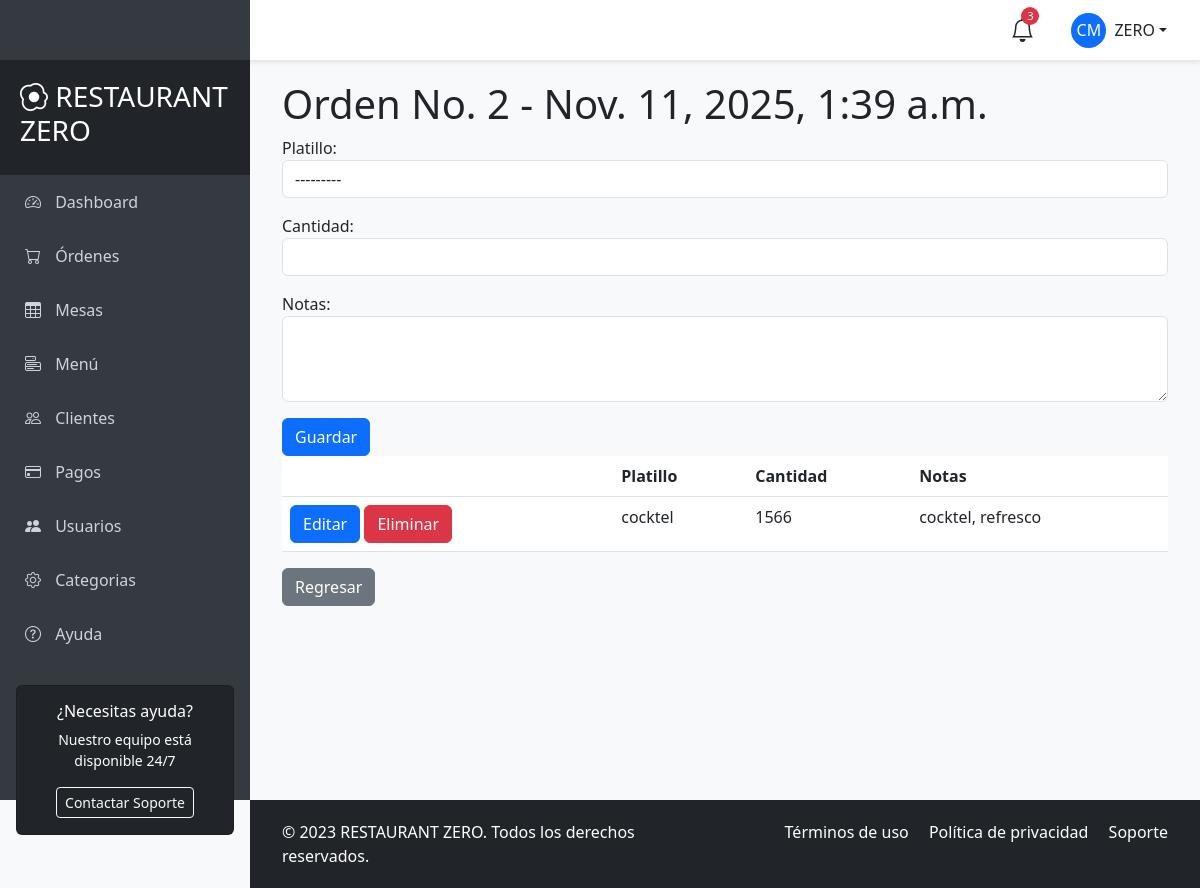
Screenshot of /ordenes/ordenes/2/detalles/ (signed in) with the database file from the repository.
### apps/accounts/models.py (models this page shows)
class AppUser(AbstractUser):
    pass

### apps/ordenes/models.py (models this page shows, shortened)
class Orden(models.Model):
    empleado = models.ForeignKey(AppUser, on_delete=models.CASCADE, related_name='ordenes')
    mesa = models.ForeignKey(Mesa, on_delete=models.CASCADE, related_name='ordenes')
    fecha_hora = models.DateTimeField(auto_now_add=True)
    estatus = models.CharField(max_length=50, default='pendiente')

class OrdenDetalle(models.Model):
    orden = models.ForeignKey(Orden, on_delete=models.CASCADE, related_name='detalles')
    platillo = models.ForeignKey(Platillo, on_delete=models.CASCADE, related_name='detalles')
    cantidad = models.IntegerField()
    notas = models.TextField(blank=True, null=True)
    precio_unitario = models.DecimalField(max_digits=10, decimal_places=2)

### apps/platillos/models.py (models this page shows)
class Platillo(models.Model):
    nombre = models.CharField(max_length=200)
    descripcion = models.TextField()
    precio = models.DecimalField(max_digits=10, decimal_places=2)
    categoria = models.ForeignKey(Categoria, on_delete=models.CASCADE, related_name='platillos')
    def __str__(self):
        return self.nombre

### apps/ordenes/views.py (the view, shortened to what this page needs)
# urls.py: path('ordenes/<int:orden_id>/detalles/', views.OrdenDetalleView.as_view(), name='ordenes_detalle_list'),
class OrdenDetalleView(LoginRequiredMixin, ListView):
    model = OrdenDetalle
    template_name = 'ordenes/orden_detalle_list.html'
    context_object_name = 'orden_detalles'
    def get_context_data(self, **kwargs):
        context = super().get_context_data(**kwargs)
        context['orden'] = Orden.objects.get(id=self.kwargs.get('orden_id'))
        context['form'] = OrdenDetalleForm(initial={'orden_id': self.kwargs.get('orden_id')})
        return context
    def get_queryset(self):
        orden_id = self.kwargs.get('orden_id')
        return OrdenDetalle.objects.filter(orden__id=orden_id)

### apps/ordenes/forms.py
class OrdenDetalleForm(forms.Form):
    platillo = forms.ModelChoiceField(queryset=Platillo.objects.all(), widget=forms.Select(attrs={'class': 'form-control'}))
    cantidad = forms.IntegerField(widget=forms.NumberInput(attrs={'class': 'form-control'}))
    notas = forms.CharField(widget=forms.Textarea(attrs={'class': 'form-control', 'rows': 3}), required=False)
    orden_id = forms.IntegerField(widget=forms.HiddenInput())

### templates/ordenes/orden_detalle_list.html (shortened to what this page needs)
{% extends 'main/base_user.html' %}
{% block content %}
<h1>Orden No. {{ orden.id }} - {{ orden.fecha_hora }}</h1>
<form action="{% url 'ordenes:ordenes_detalle_list' orden.id %}" method="post">
    {{ form.as_p }}
    <button type="submit" class="btn btn-primary">Guardar</button>
</form>
<table class="table">
    <thead>
        <tr>
            <th></th>
            <th>Platillo</th>
            <th>Cantidad</th>
            <th>Notas</th>
        </tr>
    </thead>
    <tbody>
        {% for detalle in orden_detalles %}
        <tr>
            <td>
                <a class="btn btn-primary" href="{% url 'ordenes:ordenes_detalle_update' detalle.id %}">Editar</a>
                <a class="btn btn-danger" href="{% url 'ordenes:ordenes_detalle_delete' detalle.id %}">Eliminar</a>
            </td>
            <td>{{detalle.platillo.nombre}}</td>
            <td>{{detalle.cantidad}}</td>
            <td>{{detalle.notas}}</td>
        </tr>
        {% endfor %}
    </tbody>
</table>
<a href="{% url 'ordenes:ordenes_list' %}" class="btn btn-secondary">Regresar</a>
{% endblock %}

### templates/main/base_user.html (shortened to what this page needs)
<!DOCTYPE html>
<html lang="es">
<head>
    <link href="https://cdn.jsdelivr.net/npm/bootstrap@5.3.0/dist/css/bootstrap.min.css" rel="stylesheet">
    <link rel="stylesheet" href="https://cdn.jsdelivr.net/npm/bootstrap-icons@1.10.0/font/bootstrap-icons.css">
</head>
<body>
    <nav id="sidebar">
        <div class="sidebar-header">
            <h3><i class="bi bi-egg-fried"></i> RESTAURANT ZERO</h3>
        </div>
        <ul class="list-unstyled">
            <li class="active"><a href="#"><i class="bi bi-speedometer2"></i> Dashboard</a></li>
            <li><a href="{% url 'ordenes:ordenes_list' %}"><i class="bi bi-cart"></i> Órdenes</a></li>
            <li><a href="{% url 'ordenes:mesas_list' %}"><i class="bi bi-table"></i> Mesas</a></li>
            <li><a href="{% url 'platillos:platillos_list' %}"><i class="bi bi-menu-button"></i> Menú</a></li>
            <li><a href="#"><i class="bi bi-people"></i> Clientes</a></li>
            <li><a href="{% url 'ordenes:pagos_list' %}"><i class="bi bi-credit-card"></i> Pagos</a></li>
            <li><a href="{% url 'accounts:user_list' %}"><i class="bi bi-people-fill"></i> Usuarios</a> </li>
            <li><a href="{% url 'platillos:categoria_list' %}"><i class="bi bi-gear"></i> Categorias</a></li>
            <li><a href="#"><i class="bi bi-question-circle"></i> Ayuda</a></li>
        </ul>
        <div class="px-3 mt-4">
            <div class="card bg-dark text-white">
                <div class="card-body text-center">
                    <h6>¿Necesitas ayuda?</h6>
                    <p class="small">Nuestro equipo está disponible 24/7</p>
                    <button class="btn btn-sm btn-outline-light">Contactar Soporte</button>
                </div>
            </div>
        </div>
    </nav>
    <header id="header" class="d-flex align-items-center justify-content-between">
        <button type="button" id="sidebarCollapse" class="btn">
        </button>
        <div class="d-flex align-items-center">
            <div class="position-relative me-4">
                <i class="bi bi-bell fs-4"></i>
                <span class="notification-badge">3</span>
            </div>
            <div class="dropdown">
                <button class="btn dropdown-toggle d-flex align-items-center" type="button" id="userDropdown" data-bs-toggle="dropdown" aria-expanded="false">
                    <div class="rounded-circle bg-primary d-flex align-items-center justify-content-center me-2" style="width: 35px; height: 35px;">
                        <span class="text-white">CM</span>
                    </div>
                    {{ request.user.username }}
                </button>
            </div>
        </div>
    </header>
    <div id="content">
        <div class="container-fluid">
            {% block content %}
            {% endblock %}
        </div>
    </div>
    <footer id="footer" class="bg-dark text-white">
        <div class="container-fluid">
            <div class="row">
                <div class="col-md-6">
                    <p class="mb-0">&copy; 2023 RESTAURANT ZERO. Todos los derechos reservados.</p>
                </div>
                <div class="col-md-6 text-md-end">
                    <p class="mb-0">
                        <a href="#" class="text-white text-decoration-none me-3">Términos de uso</a>
                        <a href="#" class="text-white text-decoration-none me-3">Política de privacidad</a>
                        <a href="#" class="text-white text-decoration-none">Soporte</a>
                    </p>
                </div>
            </div>
        </div>
    </footer>
</body>
</html>

### templates/main/base_user.html (style rules this page uses)
:root { --primary-color: #dc3545; --secondary-color: #ffc107; --sidebar-width: 250px; --header-height: 60px; }
body { font-family: 'Segoe UI', Tahoma, Geneva, Verdana, sans-serif; background-color: #f8f9fa; overflow-x: hidden; }
#sidebar { height: 100vh; width: var(--sidebar-width); position: fixed; top: 0; left: 0; background-color: #343a40; color: white; padding-top: var(--header-height); transition: all 0.3s; z-index: 1000; }
#sidebar .sidebar-header { padding: 20px; background-color: #212529; }
#sidebar ul li a { padding: 15px 25px; display: block; color: #ced4da; text-decoration: none; transition: all 0.3s; }
#sidebar ul li a i { margin-right: 10px; width: 20px; text-align: center; }
#header { height: var(--header-height); position: fixed; top: 0; left: 0; right: 0; background-color: white; box-shadow: 0 2px 5px rgba(0,0,0,0.1); z-index: 900; padding: 0 20px; }
#sidebarCollapse { background: transparent; border: none; color: var(--primary-color); font-size: 1.5rem; }
#content { margin-left: var(--sidebar-width); padding: 20px; padding-top: calc(var(--header-height) + 20px); transition: all 0.3s; min-height: 100vh; }
#footer { background-color: #343a40; color: white; padding: 20px; margin-left: var(--sidebar-width); transition: all 0.3s; }
.notification-badge { position: absolute; top: -5px; right: -5px; background-color: var(--primary-color); color: white; border-radius: 50%; width: 18px; height: 18px; font-size: 0.7rem; display: flex; align-items: center; justify-content: center; }

### rows the page displays
AppUser: user.username "ZERO"
Orden: id "2", fecha_hora "Nov. 11, 2025, 1:39 a.m."
OrdenDetalle: platillo.nombre "cocktel", cantidad "1566", notas "cocktel, refresco"
